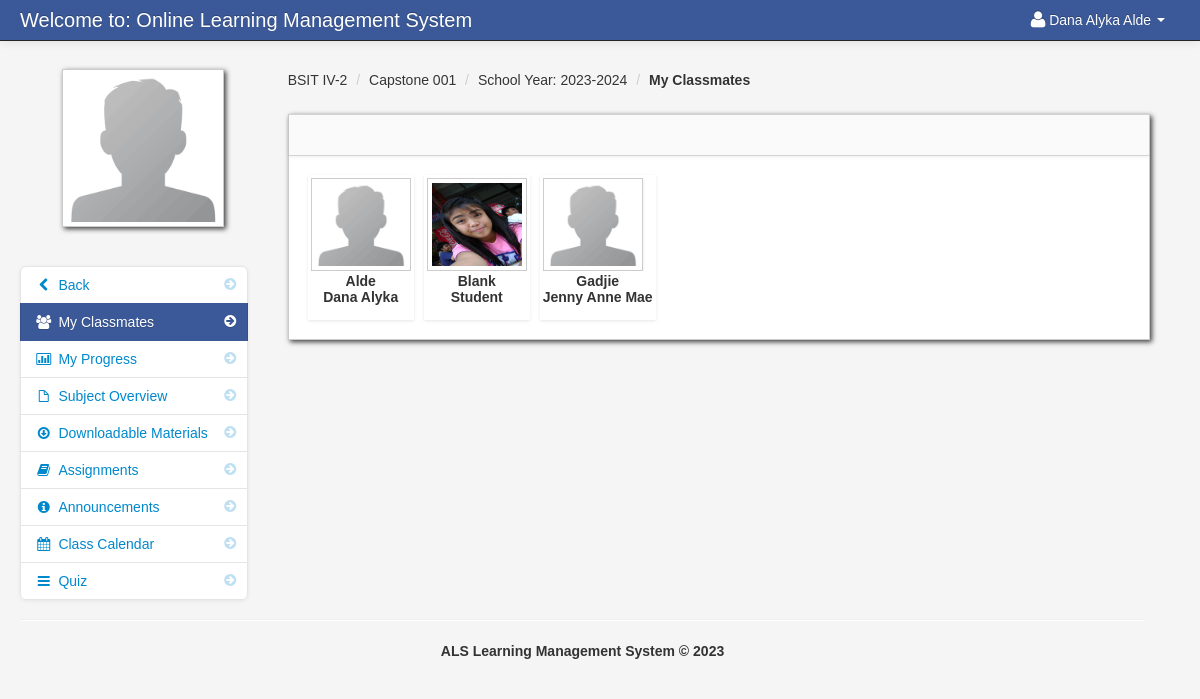
/my_classmates.php?id=187 (signed in), run on the app's committed database.
### tables this page shows
CREATE TABLE `student` (
  `student_id` int(11) NOT NULL,
  `firstname` varchar(100) NOT NULL,
  `lastname` varchar(100) NOT NULL,
  `class_id` int(11) NOT NULL,
  `username` varchar(100) NOT NULL,
  `password` varchar(100) NOT NULL,
  `location` varchar(100) NOT NULL,
  `status` varchar(100) NOT NULL
);

CREATE TABLE `teacher_class_student` (
  `teacher_class_student_id` int(11) NOT NULL,
  `teacher_class_id` int(11) NOT NULL,
  `student_id` int(11) NOT NULL,
  `teacher_id` int(11) NOT NULL
);

CREATE TABLE `class` (
  `class_id` int(11) NOT NULL,
  `class_name` varchar(100) NOT NULL
);

CREATE TABLE `subject` (
  `subject_id` int(11) NOT NULL,
  `subject_code` varchar(100) NOT NULL,
  `subject_title` varchar(100) NOT NULL,
  `category` varchar(100) NOT NULL,
  `description` longtext NOT NULL,
  `unit` int(11) NOT NULL,
  `Pre_req` varchar(100) NOT NULL,
  `semester` varchar(100) NOT NULL
);

CREATE TABLE `teacher_class` (
  `teacher_class_id` int(11) NOT NULL,
  `teacher_id` int(11) NOT NULL,
  `class_id` int(11) NOT NULL,
  `subject_id` int(11) NOT NULL,
  `thumbnails` varchar(100) NOT NULL,
  `school_year` varchar(100) NOT NULL
);

### session.php (called while the page is built, shortened)
<?php
$session_id=$_SESSION['id'];
?>

### my_classmates.php (the view, shortened to what this page needs)
<?php include('header_dashboard.php'); ?>
<?php include('session.php'); ?>
<?php $get_id = $_GET['id']; ?>
    <body>
		<?php include('navbar_student.php'); ?>
        <div class="container-fluid">
            <div class="row-fluid">
				<?php include('my_classmates_link.php'); ?>
                <div class="span9" id="content">
                     <div class="row-fluid">
					<?php $query = mysqli_query($conn,"select * from teacher_class_student
					LEFT JOIN teacher_class ON teacher_class.teacher_class_id = teacher_class_student.teacher_class_id
					JOIN class ON class.class_id = teacher_class.class_id
					JOIN subject ON subject.subject_id = teacher_class.subject_id
					where student_id = '$session_id'
					")or die(mysqli_error());
					$row = mysqli_fetch_array($query);
					?>
					     <ul class="breadcrumb">
							<li><a href="#"><?php echo $row['class_name']; ?></a> <span class="divider">/</span></li>
							<li><a href="#"><?php echo $row['subject_code']; ?></a> <span class="divider">/</span></li>
							<li><a href="#">School Year: <?php echo $row['school_year']; ?></a> <span class="divider">/</span></li>
							<li><a href="#"><b>My Classmates</b></a></li>
						</ul>
                        <div id="block_bg" class="block">
                            <div class="navbar navbar-inner block-header">
                            </div>
                            <div class="block-content collapse in">
                                <div class="span12">
									<ul	 id="da-thumbs" class="da-thumbs">
										    <?php
														$my_student = mysqli_query($conn,"SELECT *
														FROM teacher_class_student
														LEFT JOIN student ON student.student_id = teacher_class_student.student_id
														INNER JOIN class ON class.class_id = student.class_id where teacher_class_id = '$get_id' order by lastname ")or die(mysqli_error());
														while($row = mysqli_fetch_array($my_student)){
														$id = $row['teacher_class_student_id'];
														?>
											<li id="del<?php echo $id; ?>">
												<a  class="classmate_cursor" href="#">
														<img id="student_avatar_class" src ="admin/<?php echo $row['location'] ?>" width="124" height="140" class="img-polaroid">
												</a>
												<p class="class"><?php echo $row['lastname'];?></p>
												<p class="subject"><?php echo $row['firstname']; ?></p>
											</li>
									<?php } ?>
									</ul>
                                </div>
                            </div>
                        </div>
                    </div>
                </div>
            </div>
		<?php include('footer.php'); ?>
        </div>
		<?php include('script.php'); ?>
    </body>
</html>

### header_dashboard.php (shortened to what this page needs)
<!DOCTYPE html>
<html class="no-js">
    <head>
        <link href="admin/bootstrap/css/bootstrap.min.css" rel="stylesheet" media="screen">
        <link href="admin/bootstrap/css/bootstrap-responsive.min.css" rel="stylesheet" media="screen">
        <link href="admin/bootstrap/css/font-awesome.css" rel="stylesheet" media="screen">
        <link href="admin/bootstrap/css/my_style.css" rel="stylesheet" media="screen">
        <link href="admin/bootstrap/css/print.css" rel="stylesheet" media="print">
        <link href="admin/vendors/easypiechart/jquery.easy-pie-chart.css" rel="stylesheet" media="screen">
        <link href="admin/assets/styles.css" rel="stylesheet" media="screen">
		<link href="admin/vendors/fullcalendar/fullcalendar.css" rel="stylesheet" media="screen">
		<link href="admin/assets/DT_bootstrap.css" rel="stylesheet" media="screen">
		<link href="admin/vendors/jGrowl/jquery.jgrowl.css" rel="stylesheet" media="screen">
		<link rel="stylesheet" type="text/css" href="admin/vendors/bootstrap-wysihtml5/src/bootstrap-wysihtml5.css"></link>
		<link href="admin/vendors/jGrowl/jquery.jgrowl.css" rel="stylesheet" media="screen">
    </head>

### navbar_student.php (shortened to what this page needs)
<div class="navbar navbar-fixed-top navbar-inverse">
        <div class="navbar-inner">
            <div class="container-fluid">
                <a class="brand" href="#">Welcome to: Online Learning Management System</a>
					<div class="nav-collapse collapse">
						<ul class="nav pull-right">
							<?php $query= mysqli_query($conn,"select * from student where student_id = '$session_id'")or die(mysqli_error());
									$row = mysqli_fetch_array($query);
							?>
							<li class="dropdown">
								<a href="#" role="button" class="dropdown-toggle" data-toggle="dropdown"> <i class="icon-user icon-large"></i><?php echo $row['firstname']." ".$row['lastname'];  ?> <i class="caret"></i></a>
							</li>
						</ul>
					</div>
            </div>
        </div>
</div>

### my_classmates_link.php (shortened to what this page needs)
<div class="span3" id="sidebar">
	<img id="avatar" src="admin/<?php echo $row['location']; ?>" class="img-polaroid">
		<ul class="nav nav-list bs-docs-sidenav nav-collapse collapse">
				<li class=""><a href="dashboard_student.php"><i class="icon-chevron-right"></i><i class="icon-chevron-left"></i>&nbsp;Back</a></li>
				<li class="active"><a href="my_classmates.php<?php echo '?id='.$get_id; ?>"><i class="icon-chevron-right"></i><i class="icon-group"></i>&nbsp;My Classmates</a></li>
				<li class=""><a href="progress.php<?php echo '?id='.$get_id; ?>"><i class="icon-chevron-right"></i><i class="icon-bar-chart"></i>&nbsp;My Progress</a></li>
				<li class=""><a href="subject_overview_student.php<?php echo '?id='.$get_id; ?>"><i class="icon-chevron-right"></i><i class="icon-file"></i>&nbsp;Subject Overview</a></li>
				<li class=""><a href="downloadable_student.php<?php echo '?id='.$get_id; ?>"><i class="icon-chevron-right"></i><i class="icon-download"></i>&nbsp;Downloadable Materials</a></li>
				<li class=""><a href="assignment_student.php<?php echo '?id='.$get_id; ?>"><i class="icon-chevron-right"></i><i class="icon-book"></i>&nbsp;Assignments</a></li>
				<li class=""><a href="announcements_student.php<?php echo '?id='.$get_id; ?>"><i class="icon-chevron-right"></i><i class="icon-info-sign"></i>&nbsp;Announcements</a></li>
				<li class=""><a href="class_calendar_student.php<?php echo '?id='.$get_id; ?>"><i class="icon-chevron-right"></i><i class="icon-calendar"></i>&nbsp;Class Calendar</a></li>
				<li class=""><a href="student_quiz_list.php<?php echo '?id='.$get_id; ?>"><i class="icon-chevron-right"></i><i class="icon-reorder"></i>&nbsp;Quiz</a></li>
		</ul>
</div>

### footer.php
<center>
        <footer>
        <hr>
                <p>ALS Learning Management System &copy 2023</p>
        </footer>
</center>

### script.php (shortened to what this page needs)
	<link href="admin/vendors/datepicker.css" rel="stylesheet" media="screen">
	<link href="admin/vendors/uniform.default.css" rel="stylesheet" media="screen">
	<link href="admin/vendors/chosen.min.css" rel="stylesheet" media="screen">
<link rel="stylesheet" type="text/css" href="admin/assets//style.css" />
	<link href="admin/vendors/datepicker.css" rel="stylesheet" media="screen">

### admin/assets/styles.css (style rules this page uses)
body { padding-top: 60px; padding-bottom: 40px; background-color: #f5f5f5; }
#content { margin-left:0px; }
.breadcrumb { margin: 0 0 0px; padding: 10px 0px; background-color: transparent; }
.block { background: url("../images/pixel-60fff.png") repeat scroll 0 0 rgba(0, 0, 0, 0) !important; border: 1px solid #ccc; background: white; margin: 1em 0em; border-top: none; -webkit-box-shadow: 2px 2px 5px rgba(0, 0, 6, 0.75); -moz-box-shadow: 2px 2px 5px rgba(0, 0, 6, 0.75); box-shadow: 2px 2px 5px rgba(0, 0, 6, 0.75); }
.block-content { margin: 1em; min-height: .25em; }
.block-header { margin-bottom: 0px; border-right: none; border-left: none; -webkit-border-radius: 0px; -moz-border-radius: 0px; border-radius: 0px; }
.bs-docs-sidenav { max-width: 228px; margin: 30px 0 0; padding: 0; background-color: #fff; -webkit-border-radius: 6px; -moz-border-radius: 6px; border-radius: 6px; -webkit-box-shadow: 0 1px 4px rgba(0,0,0,.065); -moz-box-shadow: 0 1px 4px rgba(0,0,0,.065); box-shadow: 0 1px 4px rgba(0,0,0,.065); }
.bs-docs-sidenav > li > a { display: block; width: 190px \9; margin: 0 0 -1px; padding: 8px 14px; border: 1px solid #e5e5e5; }
.bs-docs-sidenav > li:first-child > a { -webkit-border-radius: 6px 6px 0 0; -moz-border-radius: 6px 6px 0 0; border-radius: 6px 6px 0 0; }
.bs-docs-sidenav > li:last-child > a { -webkit-border-radius: 0 0 6px 6px; -moz-border-radius: 0 0 6px 6px; border-radius: 0 0 6px 6px; }
.bs-docs-sidenav > .active > a { position: relative; z-index: 2; padding: 9px 15px; border: 0; text-shadow: 0 1px 0 rgba(0,0,0,.15); -webkit-box-shadow: inset 1px 0 0 rgba(0,0,0,.1), inset -1px 0 0 rgba(0,0,0,.1); -moz-box-shadow: inset 1px 0 0 rgba(0,0,0,.1), inset -1px 0 0 rgba(0,0,0,.1); box-shadow: inset 1px 0 0 rgba(0,0,0,.1), inset -1px 0 0 rgba(0,0,0,.1); }
.bs-docs-sidenav .icon-chevron-right { float: right; margin-top: 2px; margin-right: -6px; opacity: .25; }
.bs-docs-sidenav .active .icon-chevron-right, .bs-docs-sidenav .active a:hover .icon-chevron-right { opacity: 1; }

### admin/assets/style.css (style rules this page uses)
.da-thumbs { float: left; list-style: none outside none; margin: 0; padding: 0; position: relative; }
.da-thumbs li { float: left; margin: 5px; padding: 3px; position: relative; box-shadow: 0 1px 3px rgba(0,0,0,0.1); }
.da-thumbs li a, .da-thumbs li a img { display: block; position: relative; }
.da-thumbs li a { overflow: hidden; }
.class { font-family: helvetica !important; font-weight: bold; text-align: center; }
.subject { font-family: helvetica !important; font-weight: bold; text-align: center; margin-top: -14px; }

### data on the page
student: firstname "Dana Alyka", lastname "Alde", location (placeholder picture)
teacher_class_student: class.class_name "BSIT IV-2", subject.subject_code "Capstone 001", teacher_class.school_year "2023-2024", student.location (placeholder picture), student.lastname "Alde", student.firstname "Dana Alyka"
teacher_class_student: student.location (picture), student.lastname "Blank", student.firstname "Student"
teacher_class_student: student.location (placeholder picture), student.lastname "Gadjie", student.firstname "Jenny Anne Mae"
